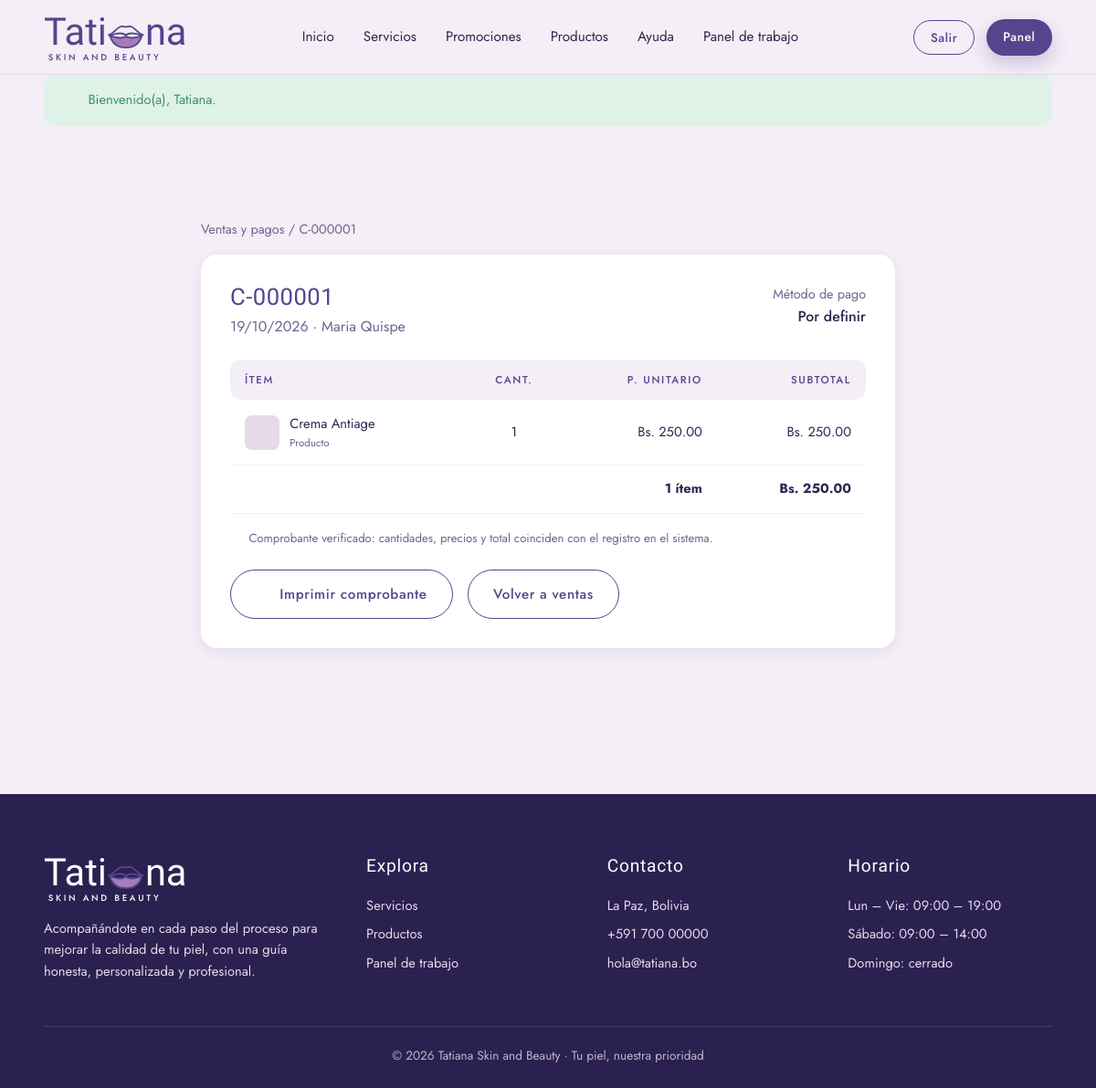
The app's page /index.php?v=empleado_comprobante&id=1 (signed in) with its own data.
### tables this page shows
CREATE TABLE `usuario` (
  `id_usuario` varchar(100) NOT NULL,
  `nombre` varchar(50) NOT NULL,
  `ap_paterno` varchar(50) DEFAULT NULL,
  `ap_materno` varchar(50) DEFAULT NULL,
  `telefono` varchar(20) DEFAULT NULL,
  `fecha_nacimiento` date DEFAULT NULL,
  `id_rol` varchar(10) DEFAULT NULL,
  `id_sucursal` varchar(10) DEFAULT NULL
);

CREATE TABLE `compra` (
  `id_compra` int(11) NOT NULL,
  `fecha_compra` date DEFAULT NULL,
  `nro_compra` varchar(20) DEFAULT NULL,
  `total_pagar` decimal(10,2) DEFAULT NULL,
  `id_usuario` varchar(100) DEFAULT NULL,
  `id_metodoPago` varchar(10) DEFAULT NULL
);

CREATE TABLE `detalle_compra` (
  `id_detalle` int(11) NOT NULL,
  `cantidad` int(11) DEFAULT NULL,
  `precio_unitario` decimal(10,2) DEFAULT NULL,
  `subtotal` decimal(10,2) DEFAULT NULL,
  `id_compra` int(11) DEFAULT NULL,
  `id_producto` varchar(10) DEFAULT NULL,
  `id_servicio` varchar(10) DEFAULT NULL
);

### app/controllers/Controller.php (called while the page is built, shortened)
<?php
abstract class Controller
{
    protected function vista(string $archivo, array $datos = []): void
    {
        $datos += $this->avisos();
        extract($datos, EXTR_SKIP);
        require BASE_PATH . '/app/views/' . $archivo;
    }
    private function avisos(): array
    {
        $avisos = ['avisos_cliente' => 0, 'avisos_admin' => 0, 'avisos_pagos' => 0];
        $u = Auth::usuario();
        try {
            $avisos['avisos_cliente'] = Reserva::contarPendientesDeUsuario((string)$u['id']);
            if (Auth::esEmpleado()) {
                $sucursal = (string)($u['sucursal'] ?? '');
                $avisos['avisos_admin'] = $sucursal !== ''
                    ? Reserva::contarPendientesSucursal($sucursal)
                    : 0;
                $avisos['avisos_pagos'] = $sucursal !== ''
                    ? Reserva::contarPagosPorVerificarSucursal($sucursal)
                    : 0;
            } elseif (Auth::esAdmin()) {
                $avisos['avisos_admin'] = Reserva::contarPendientes();
                $avisos['avisos_pagos'] = Reserva::contarPagosPorVerificar();
            }
        } catch (\Throwable $e) {
        }
        return $avisos;
    }
    protected function entero(string $clave, int $def = 0): int
    {
        return (int)($_GET[$clave] ?? $_POST[$clave] ?? $def);
    }
}

### app/controllers/EmpleadoController.php (called while the page is built, shortened)
<?php
final class EmpleadoController extends Controller
{
    public function comprobante(): void
    {
        $ctx = $this->exigirSucursal();
        $compra = Compra::porId($this->entero('id'));
        $items = Compra::items((int)$compra['id_compra']);
        $this->vista('cliente/detalle_compra.php', compact('compra', 'items'));
    }
    private function actual(): array
    {
        $usuario = Usuario::porId(Auth::id()) ?? [];
        $idSucursal = (string)($usuario['id_sucursal'] ?? '');
        $sucursal = $idSucursal !== '' ? Sucursal::porId($idSucursal) : null;
        return ['id' => $idSucursal, 'sucursal' => $sucursal, 'usuario' => $usuario];
    }
    private function exigirSucursal(): array
    {
        $ctx = $this->actual();
        return $ctx;
    }
}

### app/core/Router.php (called while the page is built, shortened)
<?php
final class Router
{
    public function despachar(): void
    {
        $vista = (string)($_GET['v'] ?? 'home');
        [$clase, $metodo, $nivel] = $this->rutas[$vista];
        try {
            (new $clase())->$metodo();
        } catch (\Throwable $e) {
            error_log('[APP] ' . $e->getMessage() . ' @ ' . $e->getFile() . ':' . $e->getLine());
            (new ErroresController())->error($e);
        }
    }
}

### public/index.php (called while the page is built, shortened)
<?php
require dirname(__DIR__) . '/app/bootstrap.php';
$rutas = require BASE_PATH . '/config/routes.php';
(new App\Core\Router($rutas))->despachar();

### app/bootstrap.php (called while the page is built, shortened)
<?php
spl_autoload_register(function (string $clase): void {
    $mapa = [
        'App\\Core\\'        => '/app/core/',
        'App\\Models\\'      => '/app/models/',
        'App\\Controllers\\' => '/app/controllers/',
    ];
    foreach ($mapa as $prefijo => $carpeta) {
        if (strncmp($clase, $prefijo, strlen($prefijo)) === 0) {
            $ruta = BASE_PATH . $carpeta . str_replace('\\', '/', substr($clase, strlen($prefijo))) . '.php';
            return;
        }
    }
});
require_once BASE_PATH . '/app/views/layout/helpers.php';

### app/core/Flash.php (called while the page is built, shortened)
<?php
final class Flash
{
    public static function pull(): array
    {
        $ok = $_SESSION['flash_ok'] ?? [];
        $err = $_SESSION['flash_err'] ?? [];
        return ['ok' => $ok, 'err' => $err];
    }
}

### app/core/Auth.php (called while the page is built, shortened)
<?php
final class Auth
{
    public static function usuario(): ?array
    {
        return $_SESSION['usuario'];
    }
    public static function esEmpleado(): bool
    {
        return (self::usuario()['id_rol'] ?? '') === 'ROL02';
    }
}

### app/core/Database.php (called while the page is built, shortened)
<?php
final class Database
{
    private static ?PDO $pdo = null;
    public static function pdo(): PDO
    {
        if (self::$pdo instanceof PDO) {
            return self::$pdo;
        }
        $dsn = sprintf('mysql:host=%s;port=%s;dbname=%s;charset=utf8mb4', DB_HOST, DB_PORT, DB_NAME);
        try {
            self::$pdo = new PDO($dsn, DB_USER, DB_PASS, [
                PDO::ATTR_ERRMODE            => PDO::ERRMODE_EXCEPTION,
                PDO::ATTR_DEFAULT_FETCH_MODE => PDO::FETCH_ASSOC,
                PDO::ATTR_EMULATE_PREPARES   => false,
            ]);
        } catch (PDOException $e) {
            error_log('[BD] ' . $e->getMessage());
            throw new \RuntimeException('No fue posible conectar con la base de datos.', 0, $e);
        }
        return self::$pdo;
    }
}

### app/models/Model.php (called while the page is built, shortened)
<?php
abstract class Model
{
    private static function ejecutar(string $sql, array $params): PDOStatement
    {
        $st = Database::pdo()->prepare($sql);
        $st->execute($params);
        return $st;
    }
    protected static function all(string $sql, array $params = []): array
    {
        return self::ejecutar($sql, $params)->fetchAll();
    }
    protected static function one(string $sql, array $params = []): ?array
    {
        $fila = self::ejecutar($sql, $params)->fetch();
        return $fila === false ? null : $fila;
    }
}

### app/models/Usuario.php (called while the page is built, shortened)
<?php
final class Usuario extends Model
{
    public static function porId(string $idUsuario): ?array
    {
        return self::one('SELECT * FROM usuario WHERE id_usuario = ?', [$idUsuario]);
    }
}

### app/models/Compra.php (called while the page is built, shortened)
<?php
final class Compra extends Model
{
    public static function porId(int $id): ?array
    {
        return self::one(
            'SELECT c.*, m.nombre_metodoPago, u.nombre, u.ap_paterno, u.ap_materno
             FROM compra c
             LEFT JOIN metodo_pago m ON m.id_metodoPago = c.id_metodoPago
             LEFT JOIN usuario u ON u.id_usuario = c.id_usuario
             WHERE c.id_compra = ?',
            [$id]
        );
    }
    public static function items(int $idCompra): array
    {
        return self::all(
            'SELECT d.*, p.nombre_producto, p.imagen_url, p.id_categoria,
                    s.nombre AS nombre_servicio, s.duracion_minutos,
                    COALESCE(p.nombre_producto, s.nombre, "Ítem") AS nombre,
                    CASE WHEN d.id_servicio IS NOT NULL AND d.id_servicio <> "" THEN "servicio" ELSE "producto" END AS tipo
             FROM detalle_compra d
             LEFT JOIN producto p ON p.id_producto = d.id_producto
             LEFT JOIN servicio s ON s.id_servicio = d.id_servicio
             WHERE d.id_compra = ?
             ORDER BY d.id_detalle',
            [$idCompra]
        );
    }
}

### app/views/cliente/detalle_compra.php (the view, shortened to what this page needs)
<?php
$totalItems = array_sum(array_column($items, 'cantidad'));
$sumaSubtotales = 0.0;
$itemsConError = 0;
foreach ($items as $i) {
    $sub  = (float)($i['subtotal'] ?? 0);
    $sumaSubtotales += $sub;
}
$totalCompra = (float)($compra['total_pagar'] ?? 0);
$cuadra = $itemsConError === 0 && abs(round($sumaSubtotales, 2) - $totalCompra) < 0.01;
$esEmpleado = \App\Core\Auth::esEmpleado();
$esAdmin = \App\Core\Auth::esAdmin();
$volverRuta = $esEmpleado ? ruta('empleado_ventas') : ($esAdmin ? ruta('admin_dashboard') : ruta('mis_compras'));
$volverTexto = $esEmpleado ? 'Ventas y pagos' : ($esAdmin ? 'Panel' : 'Mis compras');
$seguirRuta = $esEmpleado ? ruta('empleado_ventas') : ruta('catalogo');
$seguirTexto = $esEmpleado ? 'Volver a ventas' : 'Seguir comprando';
require __DIR__ . '/../layout/header.php';
?>
<section class="section">
    <div class="container" style="max-width:760px">
        <p class="muted" style="font-size:.9rem;margin-bottom:1rem">
            <a href="<?= $volverRuta ?>"><?= e($volverTexto) ?></a> / <?= e($compra['nro_compra'] ?? '#' . $compra['id_compra']) ?>
        </p>
        <div class="card" style="padding:2rem">
            <div style="display:flex;justify-content:space-between;flex-wrap:wrap;gap:1rem;align-items:flex-start">
                <div>
                    <h1 style="font-size:1.6rem;margin:0"><?= e($compra['nro_compra'] ?? 'Compra #' . $compra['id_compra']) ?></h1>
                    <p class="muted" style="margin:.25rem 0 0"><?= e(date('d/m/Y', strtotime($compra['fecha_compra']))) ?> · <?= e($compra['nombre'] ?? '') ?> <?= e($compra['ap_paterno'] ?? '') ?></p>
                </div>
                <div style="text-align:right">
                    <p class="muted" style="margin:0;font-size:.9rem">Método de pago</p>
                    <p style="margin:0;font-weight:500"><?= e($compra['nombre_metodoPago'] ?? 'Por definir') ?></p>
                </div>
            </div>
            <?php if (empty($items)): ?>
                <?= vacio('Esta compra no tiene ítems registrados.', 'box') ?>
            <?php else: ?>
                <table class="table" style="margin-top:1.5rem">
                    <thead><tr><th>Ítem</th><th style="text-align:center">Cant.</th><th style="text-align:right">P. unitario</th><th style="text-align:right">Subtotal</th></tr></thead>
                    <tbody>
                    <?php foreach ($items as $i): ?>
                        <?php
                        $nombreItem = (string)($i['nombre'] ?? $i['nombre_producto'] ?? $i['nombre_servicio'] ?? 'Ítem');
                        $esServicio = ($i['tipo'] ?? 'producto') === 'servicio';
                        ?>
                        <?php
                        $imgItem = !$esServicio ? trim((string)($i['imagen_url'] ?? '')) : '';
                        $tieneImg = $imgItem !== '' && (preg_match('#^https?://#i', $imgItem) || is_file(BASE_PATH . '/public/' . $imgItem));
                        ?>
                        <tr>
                            <td>
                                <div style="display:flex;align-items:center;gap:.7rem">
                                    <?php if ($tieneImg): ?>
                                        <img src="<?= e(url_archivo($imgItem)) ?>" alt="<?= e($nombreItem) ?>" style="width:38px;height:38px;object-fit:cover;border-radius:8px;flex:none">
                                    <?php else: ?>
                                        <span style="width:38px;height:38px;border-radius:8px;background:var(--lila-claro);display:flex;align-items:center;justify-content:center;color:var(--morado);flex:none"><?= icon($esServicio ? 'sparkle' : 'box', 18) ?></span>
                                    <?php endif; ?>
                                    <span>
                                        <?= e($nombreItem) ?>
                                        <small class="muted" style="display:block;font-size:.72rem"><?= $esServicio ? 'Servicio' : 'Producto' ?></small>
                                    </span>
                                </div>
                            </td>
                            <td style="text-align:center"><?= (int)$i['cantidad'] ?></td>
                            <td style="text-align:right"><?= bs($i['precio_unitario']) ?></td>
                            <td style="text-align:right"><?= bs($i['subtotal']) ?></td>
                        </tr>
                    <?php endforeach; ?>
                    </tbody>
                    <tfoot>
                        <tr>
                            <td colspan="3" style="text-align:right"><b><?= $totalItems ?> ítem<?= $totalItems > 1 ? 's' : '' ?></b></td>
                            <td style="text-align:right"><b><?= bs($compra['total_pagar']) ?></b></td>
                        </tr>
                    </tfoot>
                </table>
            <?php endif; ?>
            <?php if (!$cuadra): ?>
                <div class="alert warn" style="margin-top:1.2rem">
                    <?= icon('shield', 18) ?>
                    <span>Este comprobante presenta diferencias entre sus ítems y el total registrado. Pide al personal verificarlo antes de usarlo como referencia.</span>
                </div>
            <?php elseif (!empty($items)): ?>
                <p class="muted" style="font-size:.82rem;margin-top:1rem;display:flex;align-items:center;gap:.4rem">
                    <?= icon('check', 14) ?> Comprobante verificado: cantidades, precios y total coinciden con el registro en el sistema.
                </p>
            <?php endif; ?>
            <div style="display:flex;gap:1rem;margin-top:1.5rem;flex-wrap:wrap">
                <button class="btn btn-outline" onclick="window.print()"><?= icon('print', 18) ?> Imprimir comprobante</button>
                <a href="<?= $seguirRuta ?>" class="btn btn-outline"><?= e($seguirTexto) ?></a>
            </div>
        </div>
    </div>
</section>
<?php require __DIR__ . '/../layout/footer.php'; ?>

### app/views/layout/helpers.php (shortened to what this page needs)
<?php
function e($texto): string
{
    return htmlspecialchars((string)$texto, ENT_QUOTES, 'UTF-8');
}
function ruta(string $vista, array $params = []): string
{
    $url = BASE_URL . '/index.php?v=' . urlencode($vista);
    return $url;
}
function flashes(): string
{
    $flash = \App\Core\Flash::pull();
    $ok = $flash['ok'] ?? [];
    $html = '';
    foreach ($ok as $m) {
        $html .= '<div class="alert ok">' . icon('check', 18) . '<span>' . e($m) . '</span></div>';
    }
    return $html;
}
function bs($monto): string
{
    return 'Bs. ' . number_format((float)$monto, 2);
}
function lips(string $clase = ''): string
{
    return '<svg class="' . $clase . '" viewBox="0 0 120 80" fill="none" xmlns="http://www.w3.org/2000/svg" aria-hidden="true">
      <path d="M8 38c14-3 22-18 34-24 8-4 12 0 18 0s10-4 18 0c12 6 20 21 34 24" stroke="#54458e" stroke-width="5" stroke-linecap="round" stroke-linejoin="round"/>
      <path d="M12 40c20 8 36 10 48 2 12 8 28 6 48-2-6 22-22 36-48 36S18 62 12 40Z" fill="#a47cb8" stroke="#54458e" stroke-width="5" stroke-linejoin="round"/>
      <path d="M12 40c20-8 36-10 48-2 12-8 28-6 48 2" stroke="#54458e" stroke-width="5" stroke-linecap="round"/>
    </svg>';
}
function logo(bool $claro = false): string
{
    $c = $claro ? 'light' : '';
    return '<a href="' . ruta('home') . '" class="logo ' . $c . '">
        <span class="logo-word">Tati' . lips() . 'na</span>
        <span class="logo-sub">SKIN AND BEAUTY</span>
    </a>';
}
function icon(string $n, int $s = 22): string
{
    $d = $p[$n] ?? $p['sparkle'];
    return '<svg width="' . $s . '" height="' . $s . '" viewBox="0 0 24 24" fill="none" stroke="currentColor" stroke-width="1.6" stroke-linecap="round" stroke-linejoin="round" aria-hidden="true">' . $d . '</svg>';
}

### records on screen
usuario: id_rol "Ventas y pagos", id_rol "Volver a ventas"
compra: nro_compra "C-000001", fecha_compra "19/10/2026", id_usuario.nombre "Maria", id_usuario.ap_paterno "Quispe", total_pagar "Bs. 250.00"
detalle_compra: nombreItem "Crema Antiage", cantidad "1", precio_unitario "Bs. 250.00", subtotal "Bs. 250.00"

### other values on screen
$m "Bienvenido(a), Tatiana."
$compra['nombre_metodoPago'] "Por definir"
$totalItems "1"
